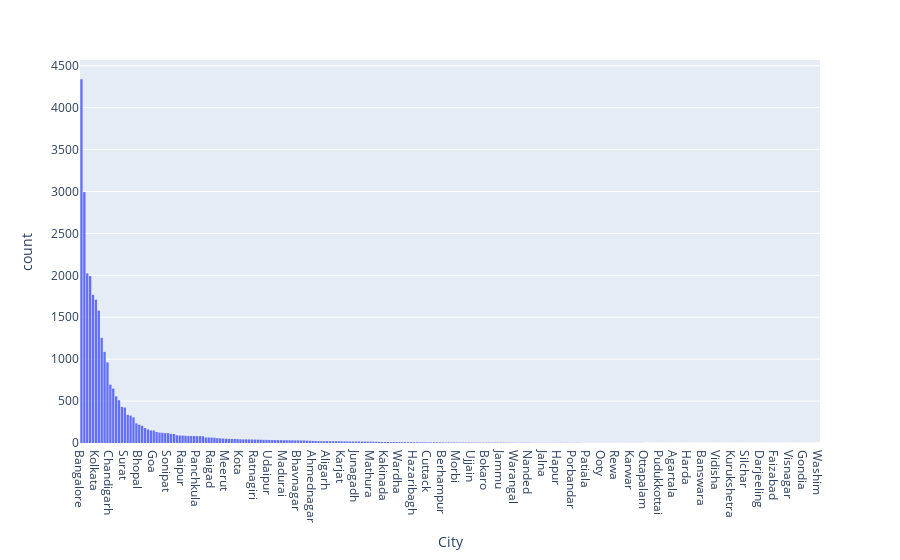

Notebook cell for this chart:
### Code cell
import plotly.express as px
df = px.data.tips()
fig = px.histogram(dataset_cleaned['City'], x="City")
fig.update_xaxes(categoryorder="total descending")
fig.show()

### Figure 1 — Plotly figure (JSON) as saved in the notebook; plotly's stock layout.template omitted (floating-point values rounded to 4 significant figures; data arrays with more than 128 entries replaced by an {"elided": "..."} marker saying what was removed)
{"data": [{"alignmentgroup": "True", "bingroup": "x", "hovertemplate": "City=%{x}<br>count=%{y}<extra></extra>", "legendgroup": "", "marker": {"color": "#636efa", "pattern": {"shape": ""}}, "name": "", "offsetgroup": "", "orientation": "v", "showlegend": false, "type": "histogram", "x": {"elided": "29451 str values"}, "xaxis": "x", "yaxis": "y"}], "layout": {"barmode": "relative", "legend": {"tracegroupgap": 0}, "margin": {"t": 60}, "xaxis": {"anchor": "y", "categoryorder": "total descending", "domain": [0, 1], "title": {"text": "City"}}, "yaxis": {"anchor": "x", "domain": [0, 1], "title": {"text": "count"}}}}
